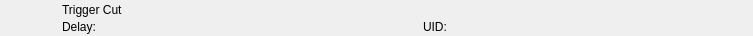
<?xml version="1.0" encoding="UTF-8"?>
<ui version="4.0">
 <class>RundownAtemCutWidget</class>
 <widget class="QWidget" name="RundownAtemCutWidget">
  <property name="geometry">
   <rect>
    <x>0</x>
    <y>0</y>
    <width>753</width>
    <height>36</height>
   </rect>
  </property>
  <layout class="QHBoxLayout" name="horizontalLayout">
   <property name="spacing">
    <number>0</number>
   </property>
   <property name="margin">
    <number>0</number>
   </property>
   <item>
    <widget class="QFrame" name="frameItem">
     <property name="sizePolicy">
      <sizepolicy hsizetype="Preferred" vsizetype="Fixed">
       <horstretch>0</horstretch>
       <verstretch>0</verstretch>
      </sizepolicy>
     </property>
     <property name="minimumSize">
      <size>
       <width>0</width>
       <height>36</height>
      </size>
     </property>
     <widget class="QLabel" name="labelIcon">
      <property name="geometry">
       <rect>
        <x>22</x>
        <y>2</y>
        <width>32</width>
        <height>32</height>
       </rect>
      </property>
      <property name="text">
       <string/>
      </property>
      <property name="pixmap">
       <pixmap resource="../../Widgets.qrc">:/Graphics/Images/Atem/TriggerCut.png</pixmap>
      </property>
      <property name="scaledContents">
       <bool>true</bool>
      </property>
     </widget>
     <widget class="QLabel" name="labelLabel">
      <property name="geometry">
       <rect>
        <x>62</x>
        <y>2</y>
        <width>561</width>
        <height>16</height>
       </rect>
      </property>
      <property name="text">
       <string>Trigger Cut</string>
      </property>
     </widget>
     <widget class="QLabel" name="labelColor">
      <property name="geometry">
       <rect>
        <x>0</x>
        <y>0</y>
        <width>18</width>
        <height>36</height>
       </rect>
      </property>
      <property name="text">
       <string/>
      </property>
     </widget>
     <widget class="QLabel" name="labelGroupColor">
      <property name="geometry">
       <rect>
        <x>0</x>
        <y>0</y>
        <width>6</width>
        <height>36</height>
       </rect>
      </property>
      <property name="text">
       <string/>
      </property>
     </widget>
     <widget class="QLabel" name="labelDevice">
      <property name="geometry">
       <rect>
        <x>154</x>
        <y>19</y>
        <width>260</width>
        <height>16</height>
       </rect>
      </property>
      <property name="text">
       <string></string>
      </property>
     </widget>
     <widget class="QLabel" name="labelDelay">
      <property name="geometry">
       <rect>
        <x>62</x>
        <y>19</y>
        <width>83</width>
        <height>16</height>
       </rect>
      </property>
      <property name="text">
       <string>Delay:</string>
      </property>
     </widget>
     <widget class="QLabel" name="labelRemoteTriggerId">
      <property name="geometry">
       <rect>
        <x>423</x>
        <y>19</y>
        <width>111</width>
        <height>16</height>
       </rect>
      </property>
      <property name="text">
       <string>UID:</string>
      </property>
     </widget>
    </widget>
   </item>
   <item>
    <widget class="QFrame" name="frameStatus">
     <property name="minimumSize">
      <size>
       <width>77</width>
       <height>0</height>
      </size>
     </property>
     <property name="maximumSize">
      <size>
       <width>77</width>
       <height>16777215</height>
      </size>
     </property>
     <widget class="QLabel" name="labelGpiConnected">
      <property name="geometry">
       <rect>
        <x>1</x>
        <y>2</y>
        <width>32</width>
        <height>32</height>
       </rect>
      </property>
      <property name="minimumSize">
       <size>
        <width>32</width>
        <height>32</height>
       </size>
      </property>
      <property name="maximumSize">
       <size>
        <width>32</width>
        <height>32</height>
       </size>
      </property>
      <property name="lineWidth">
       <number>0</number>
      </property>
      <property name="text">
       <string/>
      </property>
      <property name="pixmap">
       <pixmap resource="../../Widgets.qrc">:/Graphics/Images/GpiConnected.png</pixmap>
      </property>
      <property name="scaledContents">
       <bool>true</bool>
      </property>
     </widget>
     <widget class="QLabel" name="labelDisconnected">
      <property name="geometry">
       <rect>
        <x>32</x>
        <y>2</y>
        <width>32</width>
        <height>32</height>
       </rect>
      </property>
      <property name="minimumSize">
       <size>
        <width>32</width>
        <height>32</height>
       </size>
      </property>
      <property name="maximumSize">
       <size>
        <width>32</width>
        <height>32</height>
       </size>
      </property>
      <property name="text">
       <string/>
      </property>
      <property name="pixmap">
       <pixmap resource="../../Widgets.qrc">:/Graphics/Images/Disconnected.png</pixmap>
      </property>
      <property name="scaledContents">
       <bool>true</bool>
      </property>
     </widget>
     <widget class="QLabel" name="labelActiveColor">
      <property name="geometry">
       <rect>
        <x>69</x>
        <y>0</y>
        <width>8</width>
        <height>36</height>
       </rect>
      </property>
      <property name="minimumSize">
       <size>
        <width>8</width>
        <height>36</height>
       </size>
      </property>
      <property name="maximumSize">
       <size>
        <width>8</width>
        <height>36</height>
       </size>
      </property>
      <property name="text">
       <string/>
      </property>
     </widget>
    </widget>
   </item>
  </layout>
 </widget>
 <resources>
  <include location="../../Widgets.qrc"/>
 </resources>
 <connections/>
 <slots>
  <slot>addToCombo()</slot>
 </slots>
</ui>
